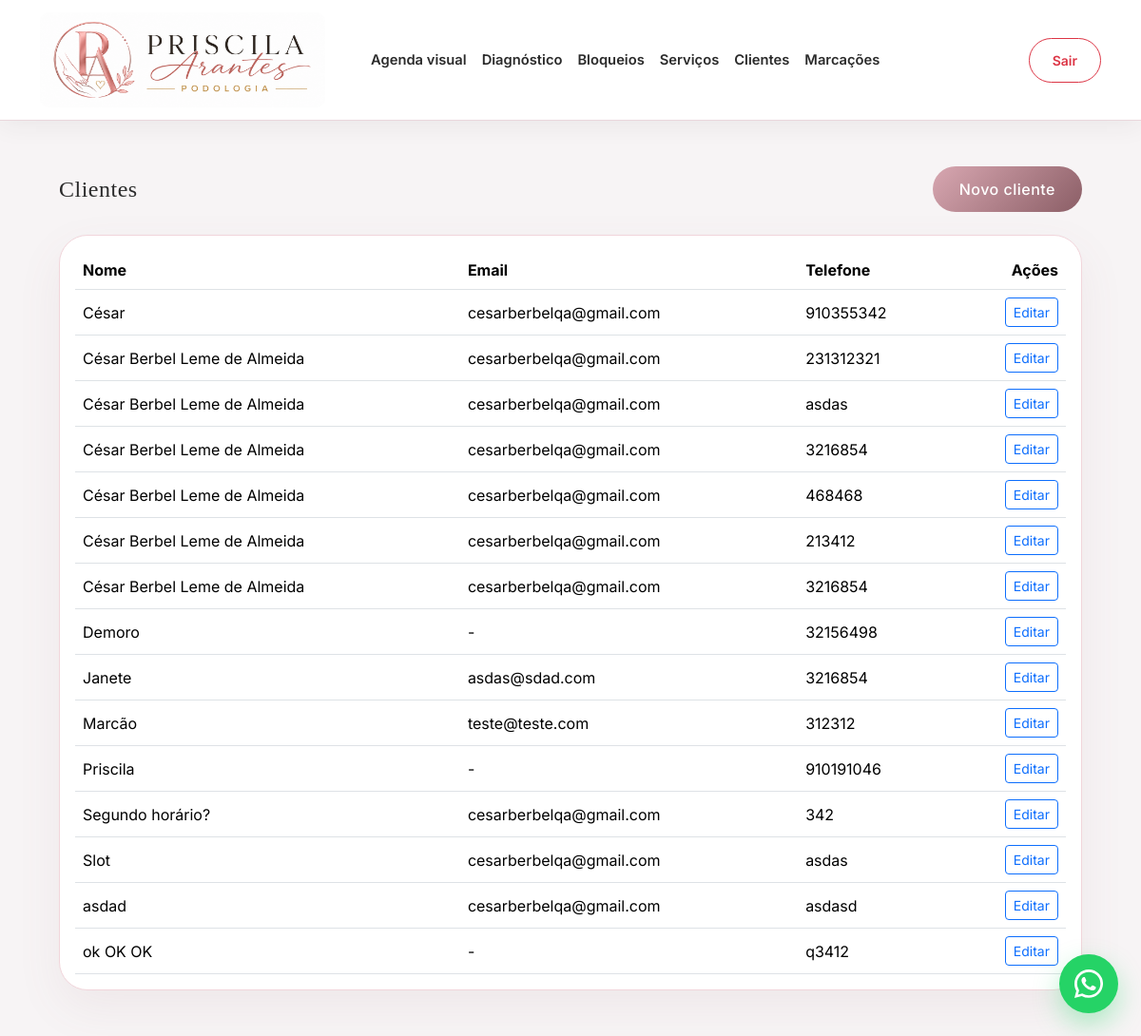
Page /clientes/ (signed in) on the earlier database version.
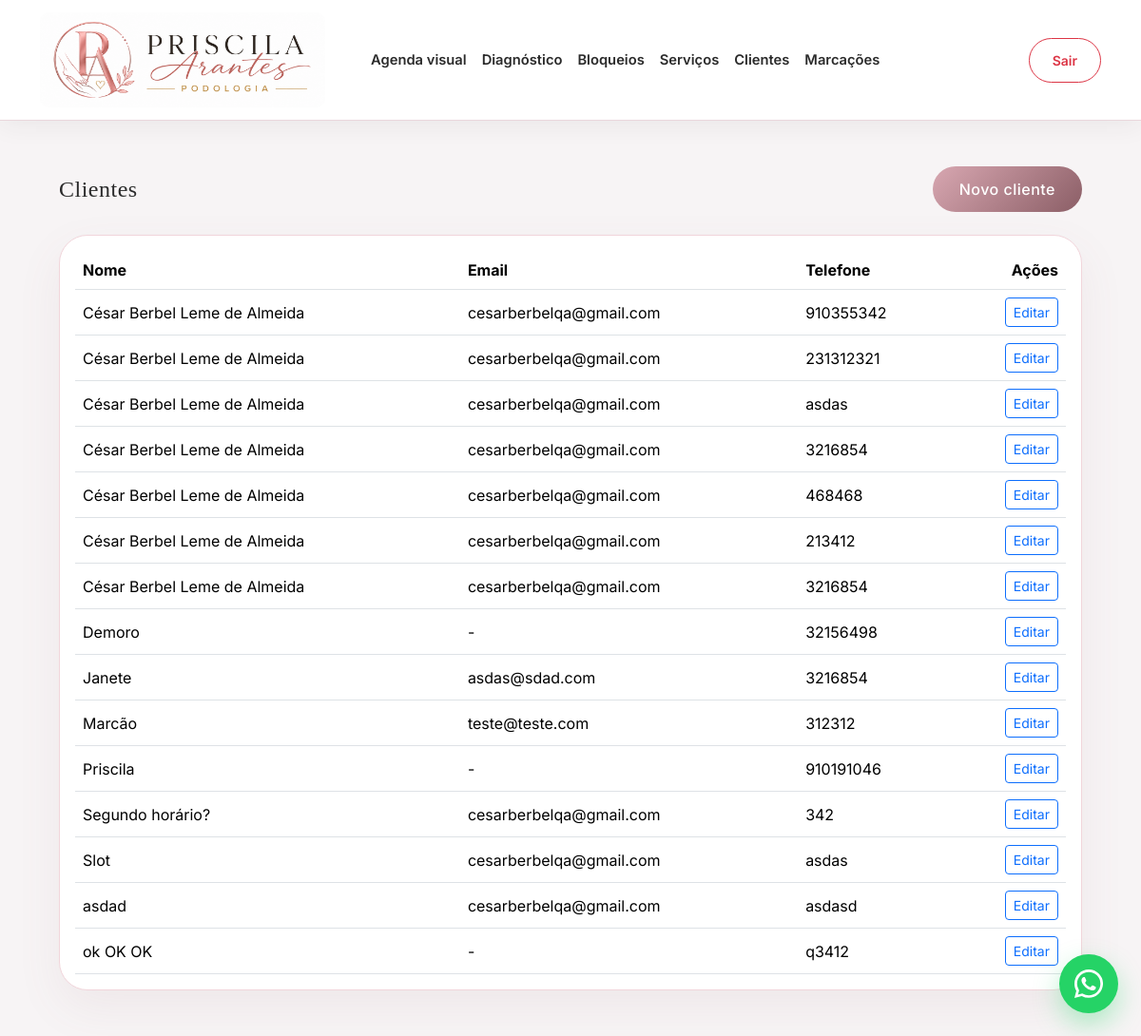
Same page on the later database version.
### appointments/models.py (models this page shows, shortened)
class Customer(models.Model):
    full_name = models.CharField(max_length=255)
    email = models.EmailField(blank=True)
    phone = models.CharField(max_length=30)
    user = models.OneToOneField(
        settings.AUTH_USER_MODEL,
        on_delete=models.SET_NULL,
        null=True,
        blank=True,
        related_name="customer_profile",
    )
    created_at = models.DateTimeField(auto_now_add=True)
    updated_at = models.DateTimeField(auto_now=True)
    class Meta:
        ordering = ["full_name"]

### appointments/views/customers.py (the view)
# urls.py: path("clientes/", CustomerListView.as_view(), name="customer_list"),
class CustomerListView(SuperuserRequiredMixin, ListView):
    model = Customer
    template_name = "appointments/customer_list.html"
    context_object_name = "customers"

### appointments/mixins.py (called while the page is built)
    def test_func(self):
        return self.request.user.is_authenticated and self.request.user.is_superuser

### templates/appointments/customer_list.html (shortened to what this page needs)
{% extends "base.html" %}
{% block content %}
<div class="d-flex justify-content-between align-items-center mb-4">
    <h1 class="h4 mb-0">Clientes</h1>
    <a href="{% url 'appointments:customer_create' %}" class="btn btn-primary">
        Novo cliente
    </a>
</div>
<div class="card shadow-sm border-0">
    <div class="card-body">
        {% if customers %}
            <div class="table-responsive">
                <table class="table table-hover align-middle mb-0">
                    <thead>
                        <tr>
                            <th>Nome</th>
                            <th>Email</th>
                            <th>Telefone</th>
                            <th class="text-end">Ações</th>
                        </tr>
                    </thead>
                    <tbody>
                        {% for customer in customers %}
                            <tr>
                                <td>{{ customer.full_name }}</td>
                                <td>{{ customer.email|default:"-" }}</td>
                                <td>{{ customer.phone }}</td>
                                <td class="text-end">
                                    <a href="{% url 'appointments:customer_update' customer.pk %}" class="btn btn-outline-primary btn-sm">
                                        Editar
                                    </a>
                                </td>
                            </tr>
                        {% endfor %}
                    </tbody>
                </table>
            </div>
        {% else %}
            <p class="mb-0">Nenhum cliente cadastrado.</p>
        {% endif %}
    </div>
</div>
{% endblock %}

Differences in the rows shown:
changed Customer (number 1 of 15 on the later page): full_name "César" → "César Berbel Leme de Almeida"
